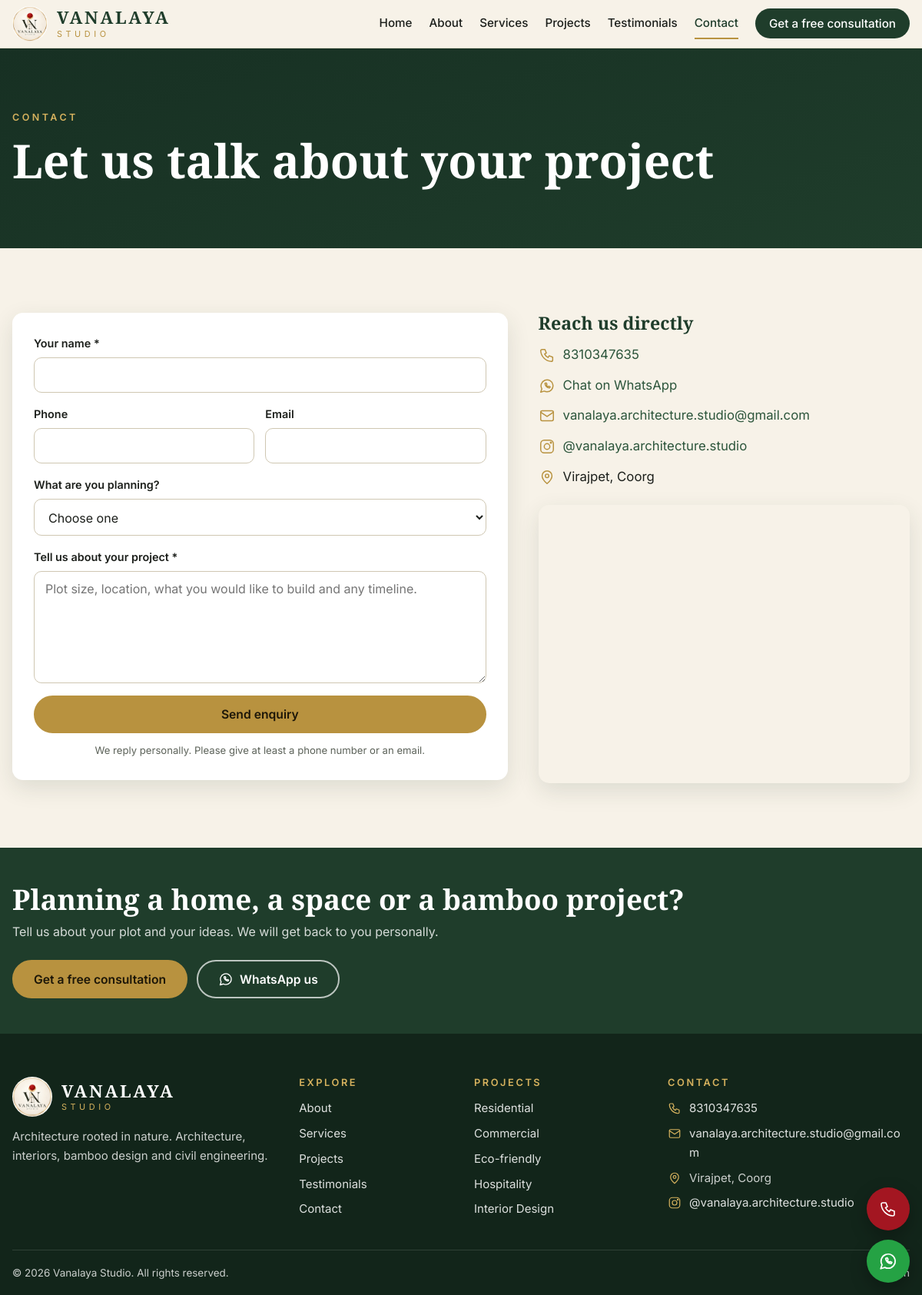
The app's page /contact with its own data.
### tables this page shows
CREATE TABLE site_settings (
    key TEXT PRIMARY KEY,
    value TEXT DEFAULT ''
);

CREATE TABLE categories (
    slug TEXT PRIMARY KEY,
    name TEXT NOT NULL,
    blurb TEXT DEFAULT '',
    sort_order INTEGER DEFAULT 0
);

### app.py (the view)
    @app.route("/contact", methods=["GET", "POST"])
    def contact():
        form = {"name": "", "phone": "", "email": "", "project_type": "", "message": ""}
        if request.method == "POST":
            form = {k: request.form.get(k, "").strip() for k in form}
            errors = []
            if request.form.get("website"):  # honeypot field, only bots fill it
                return redirect(url_for("contact_thanks"))
            if not form["name"]:
                errors.append("Please enter your name.")
            if not form["phone"] and not form["email"]:
                errors.append("Please give a phone number or an email so we can reply.")
            if form["email"] and not re.match(r"^[^@\s]+@[^@\s]+\.[^@\s]+$", form["email"]):
                errors.append("That email address does not look right.")
            if form["phone"] and len(re.sub(r"\D", "", form["phone"])) < 8:
                errors.append("That phone number looks too short.")
            if not form["message"]:
                errors.append("Please tell us a little about your project.")
            if len(form["message"]) > 3000:
                errors.append("Your message is too long. Please shorten it.")
            if not errors and too_many(("enq", request.remote_addr), 5, 3600):
                errors.append("You have sent several messages recently. Please call or WhatsApp us instead.")
            if errors:
                for e in errors:
                    flash(e, "error")
            else:
                cur = db().execute(
                    "INSERT INTO enquiries (name, phone, email, project_type, message) VALUES (?,?,?,?,?)",
                    (form["name"], form["phone"], form["email"], form["project_type"], form["message"]))
                db().commit()
                send_enquiry_email(app, form, get_settings(db()))
                return redirect(url_for("contact_thanks"))
        else:
            form["project_type"] = request.args.get("type", "")
            ref = request.args.get("project", "")
            if ref:
                form["message"] = f"I am interested in a project like: {ref}"
        return render_template("contact.html", form=form, project_types=PROJECT_TYPES)

### app.py (called while the page is built)
def register_db(app):
    def get_db():
        if "db" not in g:
            g.db = sqlite3.connect(app.config["DB_PATH"])
            g.db.row_factory = sqlite3.Row
            g.db.execute("PRAGMA foreign_keys = ON")
        return g.db
    app.get_db = get_db
    @app.teardown_appcontext
    def close_db(_exc):
        db = g.pop("db", None)
        if db is not None:
            db.close()

def get_settings(db):
    return {r["key"]: r["value"] for r in db.execute("SELECT key, value FROM site_settings")}

### templates/contact.html (shortened to what this page needs)
{% extends "base.html" %}
{% from "_icons.html" import icon %}
{% block content %}
<section class="page-head">
  <div class="wrap">
    <p class="eyebrow eyebrow-light">Contact</p>
    <h1>Let us talk about your project</h1>
  </div>
</section>
<section class="section">
  <div class="wrap contact-grid">
    <div>
      <form method="post" class="form" novalidate>
        <label>Your name *<input type="text" name="name" value="{{ form.name }}" required autocomplete="name"></label>
        <div class="two">
          <label>Phone<input type="tel" name="phone" value="{{ form.phone }}" autocomplete="tel" inputmode="tel"></label>
          <label>Email<input type="email" name="email" value="{{ form.email }}" autocomplete="email"></label>
        </div>
        <label>What are you planning?
          <select name="project_type">
            <option value="">Choose one</option>
          </select>
        </label>
        <label>Tell us about your project *<textarea name="message" rows="6" required placeholder="Plot size, location, what you would like to build and any timeline.">{{ form.message }}</textarea></label>
        <button class="btn btn-gold btn-block" type="submit">Send enquiry</button>
        <p class="fine">We reply personally. Please give at least a phone number or an email.</p>
      </form>
    </div>
    <aside class="contact-side">
      <h3>Reach us directly</h3>
      <ul class="contact-list big">
        <li>{{ icon('phone', 22) }} <a href="tel:+91{{ S.phone }}">{{ S.phone }}</a></li>
        <li>{{ icon('whatsapp', 22) }} <a href="https://wa.me/{{ S.whatsapp }}?text={{ 'Hello Vanalaya Studio, I would like to discuss a project.' | urlencode }}">Chat on WhatsApp</a></li>
        <li>{{ icon('mail', 22) }} <a href="mailto:{{ S.email }}">{{ S.email }}</a></li>
        <li>{{ icon('instagram', 22) }} <a href="https://www.instagram.com/{{ S.instagram }}" target="_blank" rel="noopener">@{{ S.instagram }}</a></li>
        <li>{{ icon('pin', 22) }} <span>{{ S.address }}</span></li>
      </ul>
      <div class="map">
        <iframe title="Map of Virajpet, Coorg" loading="lazy" src="https://www.google.com/maps?q=Virajpet,+Coorg&output=embed"></iframe>
      </div>
    </aside>
  </div>
</section>
{% endblock %}

### templates/base.html (shortened to what this page needs)
{% from "_icons.html" import icon %}
<!doctype html>
<html lang="en">
<head>
<link rel="stylesheet" href="{{ url_for('static', filename='css/site.css') }}">
</head>
<body>
<header class="site-header" id="top">
  <div class="wrap header-in">
    <a class="brand" href="{{ url_for('home') }}" aria-label="{{ S.studio_name }} home">
      <img src="{{ url_for('static', filename='img/logo-256.png') }}" alt="" width="46" height="46">
      <span class="brand-text"><strong>VANALAYA</strong><small>STUDIO</small></span>
    </a>
    <nav class="nav" id="nav" aria-label="Main">
      <a href="{{ url_for('home') }}" {% if request.endpoint == 'home' %}aria-current="page"{% endif %}>Home</a>
      <a href="{{ url_for('about') }}" {% if request.endpoint == 'about' %}aria-current="page"{% endif %}>About</a>
      <a href="{{ url_for('services') }}" {% if request.endpoint == 'services' %}aria-current="page"{% endif %}>Services</a>
      <a href="{{ url_for('projects') }}" {% if request.endpoint in ('projects', 'project_detail') %}aria-current="page"{% endif %}>Projects</a>
      <a href="{{ url_for('testimonials') }}" {% if request.endpoint == 'testimonials' %}aria-current="page"{% endif %}>Testimonials</a>
      <a href="{{ url_for('contact') }}" {% if request.endpoint == 'contact' %}aria-current="page"{% endif %}>Contact</a>
      <a class="btn btn-small nav-cta" href="{{ url_for('contact') }}">{{ S.cta_text }}</a>
    </nav>
  </div>
</header>
<main id="main">
{% block content %}{% endblock %}
</main>
<section class="cta-band">
  <div class="wrap cta-in">
    <div>
      <h2>Planning a home, a space or a bamboo project?</h2>
      <p>Tell us about your plot and your ideas. We will get back to you personally.</p>
    </div>
    <div class="cta-buttons">
      <a class="btn btn-gold" href="{{ url_for('contact') }}">{{ S.cta_text }}</a>
      <a class="btn btn-ghost-light" href="https://wa.me/{{ S.whatsapp }}?text={{ 'Hello Vanalaya Studio, I would like to discuss a project.' | urlencode }}">{{ icon('whatsapp', 20) }} WhatsApp us</a>
    </div>
  </div>
</section>
<footer class="site-footer">
  <div class="wrap footer-grid">
    <div>
      <div class="brand brand-light">
        <img src="{{ url_for('static', filename='img/logo-256.png') }}" alt="" width="52" height="52">
        <span class="brand-text"><strong>VANALAYA</strong><small>STUDIO</small></span>
      </div>
      <p class="foot-note">{{ S.tagline }}. Architecture, interiors, bamboo design and civil engineering.</p>
    </div>
    <div>
      <h3>Explore</h3>
      <ul>
        <li><a href="{{ url_for('about') }}">About</a></li>
        <li><a href="{{ url_for('services') }}">Services</a></li>
        <li><a href="{{ url_for('projects') }}">Projects</a></li>
        <li><a href="{{ url_for('testimonials') }}">Testimonials</a></li>
        <li><a href="{{ url_for('contact') }}">Contact</a></li>
      </ul>
    </div>
    <div>
      <h3>Projects</h3>
      <ul>
        {% for c in nav_categories %}<li><a href="{{ url_for('projects', category=c.slug) }}">{{ c.name }}</a></li>{% endfor %}
      </ul>
    </div>
    <div>
      <h3>Contact</h3>
      <ul class="contact-list">
        <li>{{ icon('phone', 18) }} <a href="tel:+91{{ S.phone }}">{{ S.phone }}</a></li>
        <li>{{ icon('mail', 18) }} <a href="mailto:{{ S.email }}">{{ S.email }}</a></li>
        <li>{{ icon('pin', 18) }} <span>{{ S.address }}</span></li>
        <li>{{ icon('instagram', 18) }} <a href="https://www.instagram.com/{{ S.instagram }}" target="_blank" rel="noopener">@{{ S.instagram }}</a></li>
      </ul>
    </div>
  </div>
  <div class="wrap footer-bottom">
    <span>&copy; {{ current_year }} {{ S.studio_name }}. All rights reserved.</span>
    <a href="{{ url_for('admin_login') }}">Admin</a>
  </div>
</footer>
<div class="float-actions" aria-label="Quick contact">
  <a class="float-btn float-call" href="tel:+91{{ S.phone }}" aria-label="Call us">{{ icon('phone', 24) }}</a>
  <a class="float-btn float-wa" href="https://wa.me/{{ S.whatsapp }}?text={{ 'Hello Vanalaya Studio, I would like to discuss a project.' | urlencode }}" target="_blank" rel="noopener" aria-label="Chat on WhatsApp">{{ icon('whatsapp', 26) }}</a>
</div>
</body>
</html>

### records on screen
site_settings: cta_text "Get a free consultation"
site_settings: phone "8310347635"
site_settings: email "vanalaya.architecture.studio@gmail.com"
site_settings: instagram "vanalaya.architecture.studio"
site_settings: address "Virajpet, Coorg"
site_settings: tagline "Architecture rooted in nature"
categories: name "Residential"
categories: name "Commercial"
categories: name "Eco-friendly"
categories: name "Hospitality"
categories: name "Interior Design"
site_settings: studio_name "Vanalaya Studio"
